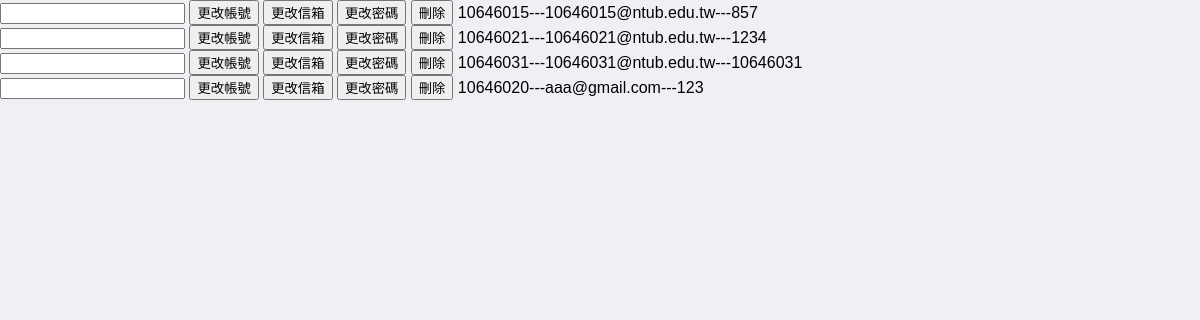
The page /manage on the database as committed earlier.
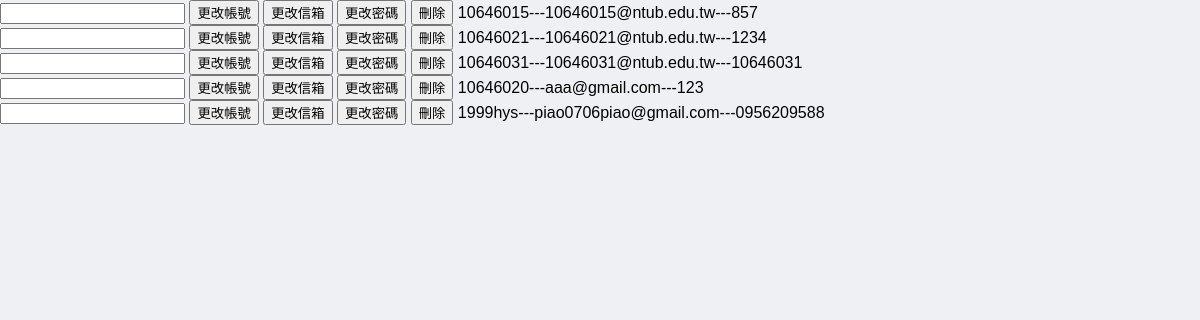
The same page on the database as committed later.
### tables this page shows
CREATE TABLE account (username CHAR (50) NOT NULL PRIMARY KEY, email CHAR (50) NOT NULL, password CHAR (50) NOT NULL);

### app.py (the view)
@app.route('/manage')
def manage():
    acc = getID.getAcc()
    return render_template('manage.html', acc = acc, n = len(acc))

### app.py (called while the page is built)
@login_manager.request_loader
def request_loader(request):
    uid = request.form.get('username')
    a = getID.checkLoginAccID(uid)
    if a == False:
        return
    user = User()
    user.id = uid
    a = getID.checkLoginAcc(uid, request.form['password'])
    user.is_authenticated = a
    return user

### getID.py (called while the page is built)
def checkLoginAccID(uid):
    conn = sqlite3.connect('stock.db')
    c =conn.cursor()
    c.execute("select * from account")
    for rows in c.fetchall():
        if uid == rows[0]:
            print("帳號存在")
            return True
    print("帳號不存在")
    return False

def getAcc():
    conn = sqlite3.connect('stock.db')
    c =conn.cursor()
    c.execute("select * from account")
    re = []
    for rows in c.fetchall():
        re.append(rows)
    return re

### templates/manage.html (shortened to what this page needs)
<!doctype html>
<html>
<head>
<link rel="stylesheet" href="http://code.jquery.com/ui/1.12.1/themes/base/jquery-ui.css">
<link href="{{ url_for('static', filename='css/main.css') }}" rel="stylesheet" type="text/css" />
</head>
<body>
    <div>
    {% for i in range(n) %}
    <input type="text" id="username{{acc[i][0]}}">
        <button onclick="alter('{{acc[i][0]}}', 0)">更改帳號</button>
        <button onclick="alter('{{acc[i][0]}}', 1)">更改信箱</button>
        <button onclick="alter('{{acc[i][0]}}', 2)">更改密碼</button>
        <button onclick="javascript:location.href='/deleteAcc/{{acc[i][0]}}'">刪除</button>
        <a>{{acc[i][0]}}---{{acc[i][1]}}---{{acc[i][2]}}</a><br>
    {% endfor %}
    </div>
</body>
</html>

### static/css/main.css (style rules this page uses)
html, body { font-family: 'Noto Sans TC', sans-serif; margin:0; background:#eef0f4; width: 100vw; height: 300vh; }

Rows that differ between the two databases and show on the page:
added account: username "1999hys", email "piao0706piao@gmail.com", password "0956209588"
Other text that changed with them:
new list line: " 更改帳號 更改信箱 更改密碼 刪除 --- ---"
